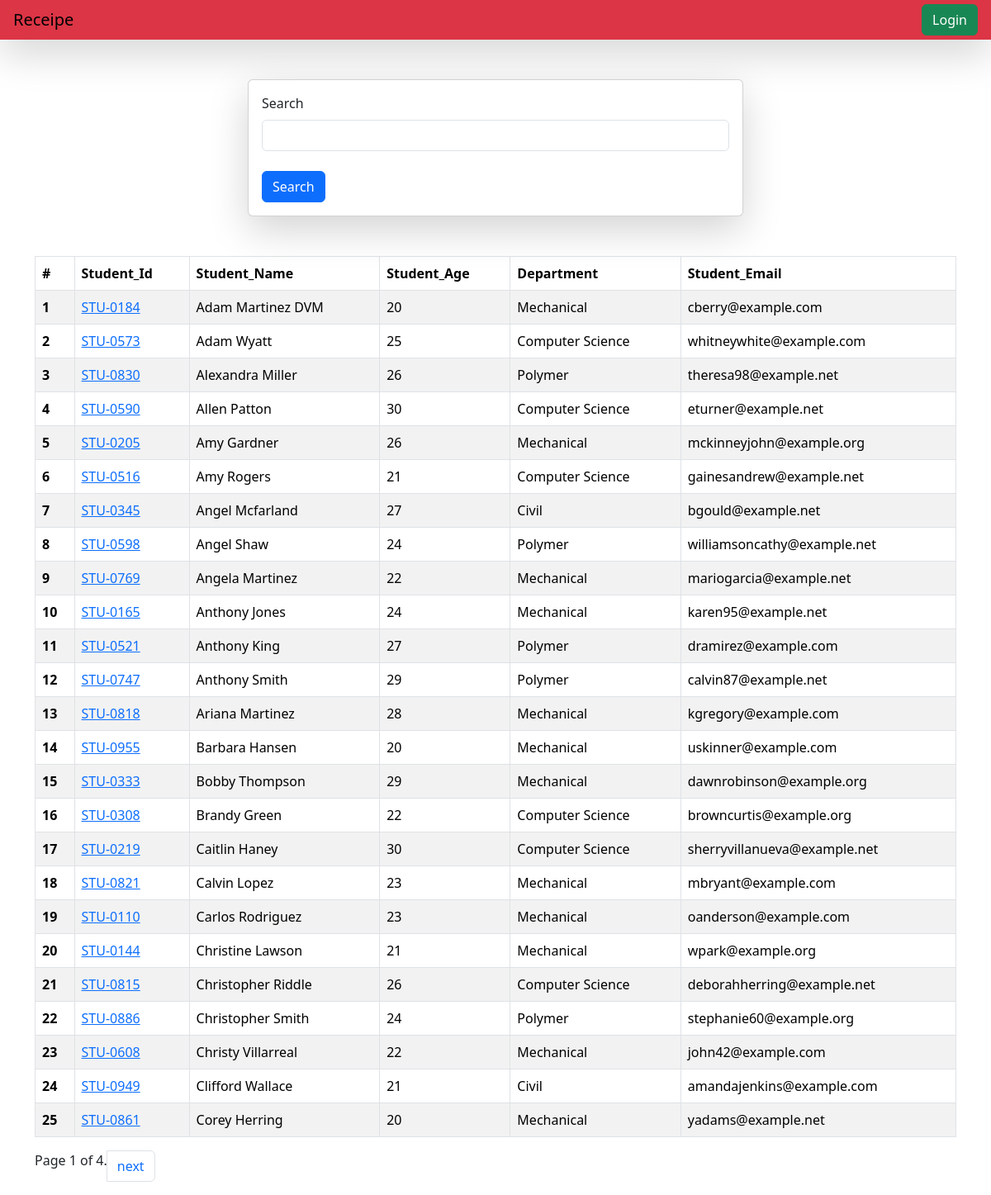
The page /students/ on the database its author committed.
### vege/models.py (models this page shows, shortened)
class Student(models.Model):
    department = models.ForeignKey(Department, related_name="depart", on_delete=models.CASCADE)
    student_id = models.OneToOneField(Studentid, related_name="studentid", on_delete=models.CASCADE)
    student_name = models.CharField(max_length=100)
    student_email = models.EmailField(unique=True)
    student_age = models.IntegerField(default=10)
    student_address = models.CharField(max_length=100)
    class Meta:
        ordering = ['student_name']

class Studentid(models.Model):
    student_id = models.CharField(max_length=100)
    def __str__(self):
        return f"{self.student_id}"

class Department(models.Model):
    department = models.CharField(max_length=100)
    class Meta:
        ordering = ['department']

### vege/views.py (the view, shortened to what this page needs)
# urls.py: path('students/' , get_student , name="get_students"),
def get_student(request):
    queryset=Student.objects.all()
    paginator = Paginator(queryset, 25)
    page_number = request.GET.get("page",1)
    page_obj = paginator.get_page(page_number)
    return render(request , 'students.html',{'queryset': page_obj})

### vege/templates/students.html (shortened to what this page needs)
{% extends "base.html" %}
{% block start %}
<div class="mt-5">
  <form class="col-6 mx-auto  card p-3 shadow-lg">
      <label for="exampleInputEmail1" class="form-label">Search</label>
      <input name="search" type="text" class="form-control" >
      <div class="mt-4">
  <button type="submit" class="btn btn-primary">Search</button>
</form>
</div>
<div class="container mt-5">
  <table class="table table-striped table-bordered">
        <thead>
          <tr>
            <th scope="col">#</th>
            <th scope="col">Student_Id</th>
            <th scope="col">Student_Name</th>
            <th scope="col">Student_Age</th>
            <th scope="col">Department</th>
            <th scope="col">Student_Email</th>
          </tr>
        </thead>
        {% for student in queryset %}
          <tr>
            <th scope="row">{{ forloop.counter }}</th>
            <td>
              <a href="{% url 'see_marks' student.student_id.student_id|urlencode %}">
                {{ student.student_id }}
            </a>
            </td>
            <td>{{student.student_name}}</td>
            <td>{{student.student_age}}</td>
            <td>{{student.department.department}}</td>
            <td>{{student.student_email}}</td>
          </tr>
          {% endfor %}
    </table>
          <ul class="pagination">
            <span class="step-links">
                    Page {{ queryset.number }} of {{ queryset.paginator.num_pages }}.
                </span>
                {% if queryset.has_next %}
                <li class="page-item"><a class="page-link" href="?page={{ queryset.next_page_number }}">next</a> </li>
                {% endif %}
          </ul>
       {% endblock %}

### rows shown on the page
Student: student_id "STU-0184", student_name "Adam Martinez DVM", student_age "20", department.department "Mechanical", student_email "cberry@example.com"
Student: student_id "STU-0573", student_name "Adam Wyatt", student_age "25", department.department "Computer Science", student_email "whitneywhite@example.com"
Student: student_id "STU-0830", student_name "Alexandra Miller", student_age "26", department.department "Polymer", student_email "theresa98@example.net"
Student: student_id "STU-0590", student_name "Allen Patton", student_age "30", department.department "Computer Science", student_email "eturner@example.net"
Student: student_id "STU-0205", student_name "Amy Gardner", student_age "26", department.department "Mechanical", student_email "mckinneyjohn@example.org"
Student: student_id "STU-0516", student_name "Amy Rogers", student_age "21", department.department "Computer Science", student_email "gainesandrew@example.net"
Student: student_id "STU-0345", student_name "Angel Mcfarland", student_age "27", department.department "Civil", student_email "bgould@example.net"
Student: student_id "STU-0598", student_name "Angel Shaw", student_age "24", department.department "Polymer", student_email "williamsoncathy@example.net"
Student: student_id "STU-0769", student_name "Angela Martinez", student_age "22", department.department "Mechanical", student_email "mariogarcia@example.net"
Student: student_id "STU-0165", student_name "Anthony Jones", student_age "24", department.department "Mechanical", student_email "karen95@example.net"
Student: student_id "STU-0521", student_name "Anthony King", student_age "27", department.department "Polymer", student_email "dramirez@example.com"
Student: student_id "STU-0747", student_name "Anthony Smith", student_age "29", department.department "Polymer", student_email "calvin87@example.net"
Student: student_id "STU-0818", student_name "Ariana Martinez", student_age "28", department.department "Mechanical", student_email "kgregory@example.com"
Student: student_id "STU-0955", student_name "Barbara Hansen", student_age "20", department.department "Mechanical", student_email "uskinner@example.com"
Student: student_id "STU-0333", student_name "Bobby Thompson", student_age "29", department.department "Mechanical", student_email "dawnrobinson@example.org"
Student: student_id "STU-0308", student_name "Brandy Green", student_age "22", department.department "Computer Science", student_email "browncurtis@example.org"
Student: student_id "STU-0219", student_name "Caitlin Haney", student_age "30", department.department "Computer Science", student_email "sherryvillanueva@example.net"
Student: student_id "STU-0821", student_name "Calvin Lopez", student_age "23", department.department "Mechanical", student_email "mbryant@example.com"
Student: student_id "STU-0110", student_name "Carlos Rodriguez", student_age "23", department.department "Mechanical", student_email "oanderson@example.com"
Student: student_id "STU-0144", student_name "Christine Lawson", student_age "21", department.department "Mechanical", student_email "wpark@example.org"
Student: student_id "STU-0815", student_name "Christopher Riddle", student_age "26", department.department "Computer Science", student_email "deborahherring@example.net"
Student: student_id "STU-0886", student_name "Christopher Smith", student_age "24", department.department "Polymer", student_email "stephanie60@example.org"
Student: student_id "STU-0608", student_name "Christy Villarreal", student_age "22", department.department "Mechanical", student_email "john42@example.com"
Student: student_id "STU-0949", student_name "Clifford Wallace", student_age "21", department.department "Civil", student_email "amandajenkins@example.com"
Student: student_id "STU-0861", student_name "Corey Herring", student_age "20", department.department "Mechanical", student_email "yadams@example.net"

### other values the page prints
{{ queryset.number }} "1"
{{ queryset.paginator.num_pages }} "4"
